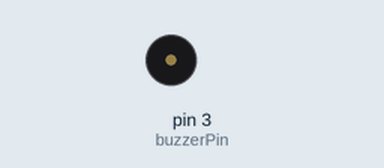
This sketch was run on a simulated Arduino Uno, built with avr-gcc and run on an emulated ATmega328P. On the bench: buzzer (waves = sounding).

Above: at 0.11 s.
Timing chart, 0 to 3.0 s (numbered marks = the images above):
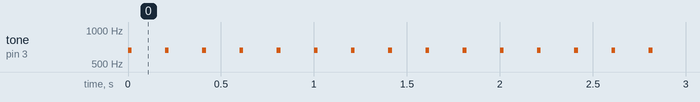

The sketch:

Buzzer1.ino
```cpp
/* This program is the Thinker1 Buzzer Activity One

    written by Thinkspace
    www.powerhousemuseum.com/thinkspace
*/


//define pins
int buzzerPin = 3;

void setup()
{
  // initialize the buzzer pin as digital outputs
  pinMode(buzzerPin, OUTPUT);

}

void loop()
{
  //play a tone with the buzzer
  tone(buzzerPin, 659, 20);

  //wait before playing again
  delay(200);
}
```

Measured:
- by itself, tone on pin 3 (buzzerPin): alternates 659 Hz for 0.02 s and silent for 0.18 s
